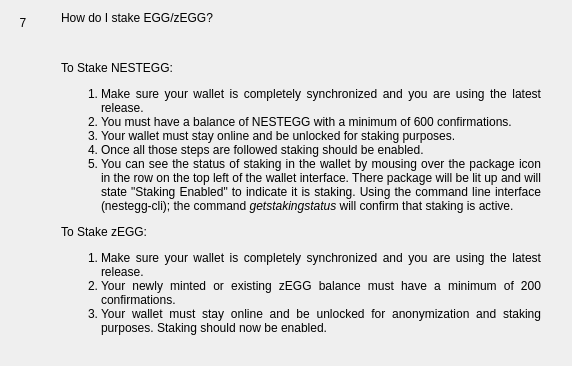
                  <widget class="QWidget" name="widgetFaq7" native="true">
                   <layout class="QHBoxLayout" name="horizontalpage_7" stretch="0,1">
                    <item alignment="Qt::AlignTop">
                     <widget class="QLabel" name="labelNumber7">
                      <property name="minimumSize">
                       <size>
                        <width>24</width>
                        <height>24</height>
                       </size>
                      </property>
                      <property name="maximumSize">
                       <size>
                        <width>16777215</width>
                        <height>24</height>
                       </size>
                      </property>
                      <property name="text">
                       <string>7</string>
                      </property>
                      <property name="alignment">
                       <set>Qt::AlignCenter</set>
                      </property>
                     </widget>
                    </item>
                    <item>
                     <layout class="QVBoxLayout" name="verticalLayoutpage_7">
                      <property name="leftMargin">
                       <number>20</number>
                      </property>
                      <property name="rightMargin">
                       <number>20</number>
                      </property>
                      <item>
                       <widget class="QLabel" name="labelSubtitle7">
                        <property name="text">
                         <string>How do I stake EGG/zEGG?</string>
                        </property>
                        <property name="wordWrap">
                         <bool>true</bool>
                        </property>
                       </widget>
                      </item>
                      <item>
                       <spacer name="verticalSpacer_70">
                        <property name="orientation">
                         <enum>Qt::Vertical</enum>
                        </property>
                        <property name="sizeType">
                         <enum>QSizePolicy::Fixed</enum>
                        </property>
                        <property name="sizeHint" stdset="0">
                         <size>
                          <width>20</width>
                          <height>30</height>
                         </size>
                        </property>
                       </spacer>
                      </item>
                      <item>
                       <widget class="QLabel" name="labelContent7">
                        <property name="text">
                         <string>
                           &lt;html&gt;&lt;head/&gt;&lt;body&gt;&lt;p align=&quot;justify&quot;&gt;
                           To Stake NESTEGG:
                           &lt;/p&gt;&lt;p align=&quot;justify&quot;&gt;
                           &lt;ol&gt;&lt;li&gt;
                           Make sure your wallet is completely synchronized and you are using the latest release.
                           &lt;li&gt;
                           You must have a balance of NESTEGG with a minimum of 600 confirmations.
                           &lt;li&gt;
                           Your wallet must stay online and be unlocked for staking purposes.
                           &lt;li&gt;
                           Once all those steps are followed staking should be enabled.
                           &lt;li&gt;
                           You can see the status of staking in the wallet by mousing over the package icon in the row on the top left of the wallet interface. There package will be lit up and will state &quot;Staking Enabled&quot; to indicate it is staking.  Using the command line interface (nestegg-cli); the command &lt;i&gt;getstakingstatus&lt;/i&gt; will confirm that staking is active.
                           &lt;/li&gt;&lt;/ol&gt;
                           &lt;/p&gt;&lt;p align=&quot;justify&quot;&gt;
                           To Stake zEGG:
                           &lt;/p&gt;&lt;p align=&quot;justify&quot;&gt;
                           &lt;ol&gt;&lt;li&gt;
                           Make sure your wallet is completely synchronized and you are using the latest release.
                           &lt;li&gt;
                           Your newly minted or existing zEGG balance must have a minimum of 200 confirmations.
                           &lt;li&gt;
                           Your wallet must stay online and be unlocked for anonymization and staking purposes.
                           Staking should now be enabled.
                           &lt;/li&gt;&lt;/ol&gt;
                           &lt;/p&gt;&lt;/body&gt;&lt;/html&gt;
                         </string>
                        </property>
                        <property name="alignment">
                         <set>Qt::AlignLeading|Qt::AlignLeft|Qt::AlignTop</set>
                        </property>
                        <property name="wordWrap">
                         <bool>true</bool>
                        </property>
                       </widget>
                      </item>
                      <item>
                       <spacer name="verticalSpacer_71">
                        <property name="orientation">
                         <enum>Qt::Vertical</enum>
                        </property>
                        <property name="sizeHint" stdset="0">
                         <size>
                          <width>20</width>
                          <height>20</height>
                         </size>
                        </property>
                       </spacer>
                      </item>
                     </layout>
                    </item>
                   </layout>
                  </widget>
